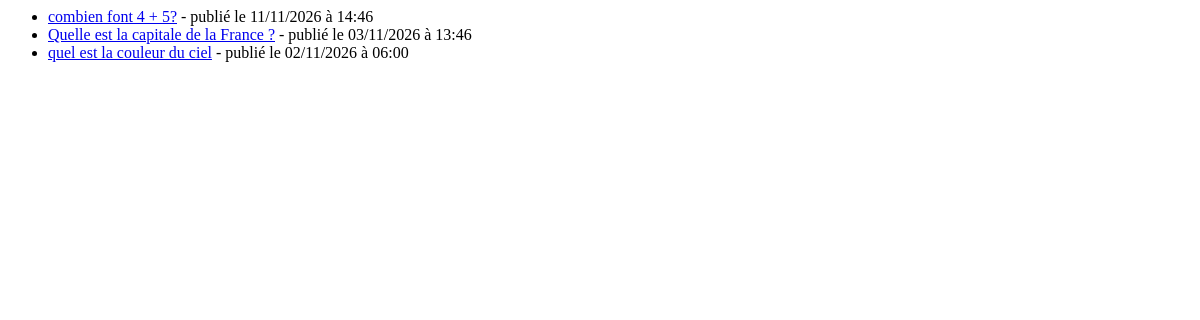
Before: /polls/ with the older database file.
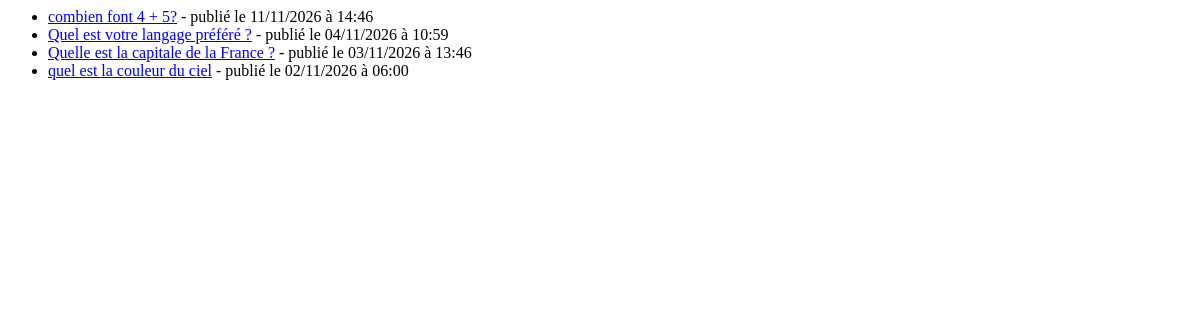
After: the same page with the newer database file.
### polls/models.py (models this page shows, shortened)
class Question(models.Model):
    question_text = models.CharField(max_length=200)
    pub_date = models.DateTimeField('date published')

### polls/views.py (the view)
# urls.py: path("", views.index, name="index"),
def index(request):
    latest_question_list = Question.objects.order_by("-pub_date")[:5]
    context = {"latest_question_list": latest_question_list}
    return render(request, "polls/index.html", context)

### polls/templates/polls/index.html
{% if latest_question_list %}
    <ul>
    {% for question in latest_question_list %}
       <li><a href="{% url 'polls:detail' question.id %}">{{ question.question_text }}</a>
        - publié le {{ question.pub_date|date:"d/m/Y à H:i" }}
       </li>
    {% endfor %}
    </ul>
{% else %}
    <p>No polls are available.</p>
{% endif %}

Changed rows visible on the page:
added Question: question_text "Quel est votre langage préféré ?", pub_date "04/11/2026 à 10:59"
